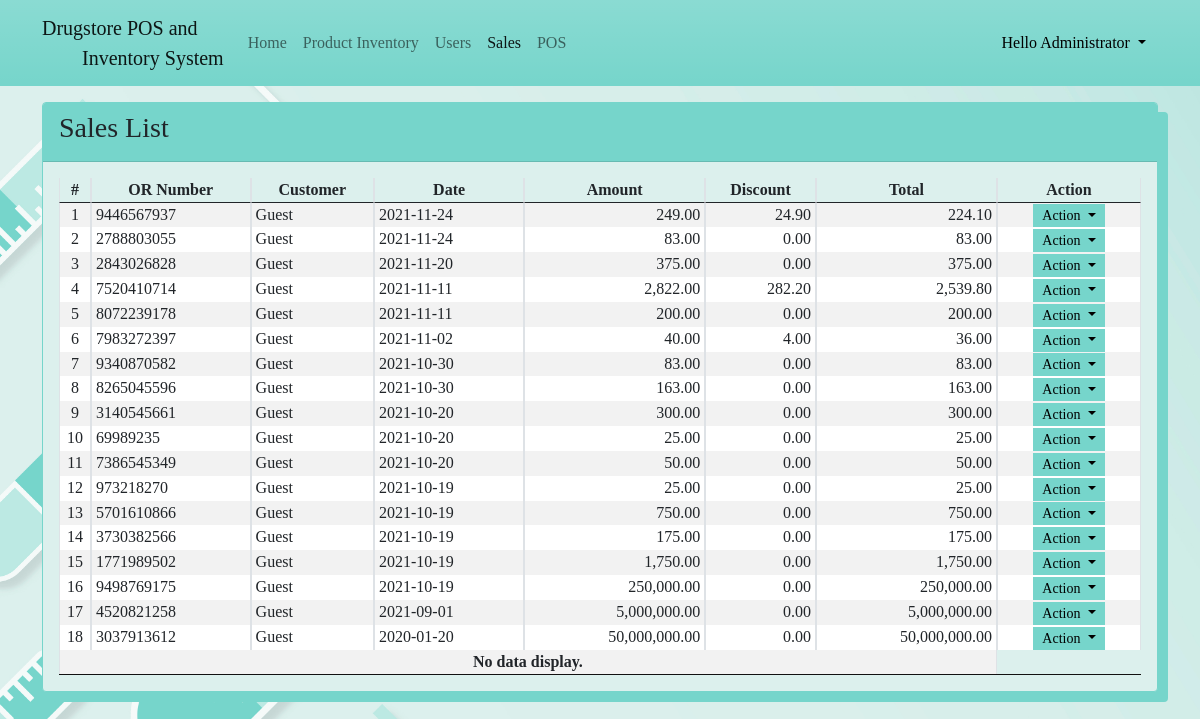
Screenshot of /?page=sales (signed in) with the database file from the repository.
### tables this page shows
CREATE TABLE "transaction_list" (
	"transaction_id"	INTEGER NOT NULL,
	"or_number"	TEXT NOT NULL,
	"customer_name"	TEXT NOT NULL,
	"total_amount"	REAL NOT NULL DEFAULT 0,
	"amount_tendered"	REAL NOT NULL DEFAULT 0,
	"amount_change"	REAL NOT NULL DEFAULT 0,
	"discount_percentage"	REAL NOT NULL DEFAULT 0,
	"discount_amount"	REAL NOT NULL DEFAULT 0,
	"date_created"	TEXT NOT NULL,
	"date_updated"	TIMESTAMP,
	"user_id"	INTEGER NOT NULL,
	PRIMARY KEY("transaction_id" AUTOINCREMENT),
	FOREIGN KEY("user_id") REFERENCES "user_list"("user_id")
);

### sales.php (the view, shortened to what this page needs)
<div class="card">
    <div class="card-header d-flex justify-content-between">
        <h3 class="card-title">Sales List</h3>
    </div>
    <div class="card-body">
        <table class="table table-hover table-striped table-bordered">
            <thead>
                <tr>
                    <th class="text-center p-0">#</th>
                    <th class="text-center p-0">OR Number</th>
                    <th class="text-center p-0">Customer</th>
					<th class="text-center p-0">Date</th>
                    <th class="text-center p-0">Amount</th>
                    <th class="text-center p-0">Discount</th>
                    <th class="text-center p-0">Total</th>
                    <th class="text-center p-0">Action</th>
                </tr>
            </thead>
            <tbody>
                <?php
                $sql = "SELECT * FROM `transaction_list` order by strftime('%s', `date_created`) desc";
                $qry = $conn->query($sql);
                $i = 1;
                    while($row = $qry->fetchArray()):
                ?>
                <tr>
                    <td class="text-center p-0"><?php echo $i++; ?></td>
                    <td class="py-0 px-1"><?php echo $row['or_number'] ?></td>
                    <td class="py-0 px-1"><?php echo $row['customer_name'] ?></td>
					<td class="py-0 px-1"><?php echo $row['date_created'] ?></td>
                    <td class="py-0 px-1 text-end"><?php echo number_format($row['total_amount'] + $row['discount_amount'],2)?></td>
                    <td class="py-0 px-1 text-end"><?php echo number_format($row['discount_amount'],2) ?></td>
                    <td class="py-0 px-1 text-end"><?php echo number_format($row['total_amount'],2) ?></td>
                    <th class="text-center py-0 px-1">
                        <div class="btn-group" role="group">
                            <button id="btnGroupDrop1" type="button" class="btn dropdown-toggle btn-sm rounded-0 py-0" data-bs-toggle="dropdown" aria-expanded="false">
                            Action
                            </button>
                        </div>
                    </th>
                </tr>
                <?php endwhile; ?>
                <?php if(!$qry->fetchArray()): ?>
                    <tr>
                        <th class="text-center p-0" colspan="7">No data display.</th>
                    </tr>
                <?php endif; ?>
            </tbody>
        </table>
    </div>
</div>

### index.php (shortened to what this page needs)
<?php
$page = isset($_GET['page']) ? $_GET['page'] : 'pos';
?>
<!DOCTYPE html>
<html lang="en">
<head>
    <link rel="stylesheet" href="css/bootstrap.min.css">
    <link rel="stylesheet" href="jquery-ui/jquery-ui.min.css">
    <link rel="stylesheet" href="DataTables/datatables.min.css">
</head>
<body>
    <main>
    <nav class="navbar navbar-expand-lg navbar-light bg-gradient" id="topNavBar">
        <div class="container">
            <a class="navbar-brand" href="#">
            Drugstore POS and <br>&nbsp&nbsp&nbsp&nbsp&nbsp&nbsp&nbsp Inventory System
            </a>
            <div class="collapse navbar-collapse" id="navbarNav">
                <ul class="navbar-nav">
                    <?php if($_SESSION['type'] == 1): ?>
                    <li class="nav-item">
                        <a class="nav-link <?php echo ($page == 'home')? 'active' : '' ?>" aria-current="page" href="./?page=home">Home</a>
                    </li>
                    <li class="nav-item">
                        <a class="nav-link <?php echo ($page == 'products')? 'active' : '' ?>" aria-current="page" href="./?page=products">Product Inventory</a>
                    </li>
                    <li class="nav-item">
                        <a class="nav-link <?php echo ($page == 'users')? 'active' : '' ?>" aria-current="page" href="./?page=users">Users</a>
                    </li>
                    <li class="nav-item">
                        <a class="nav-link <?php echo ($page == 'sales')? 'active' : '' ?>" aria-current="page" href="./?page=sales">Sales</a>
                    </li>
                    <?php endif; ?>
                    <li class="nav-item">
                    <a class="nav-link <?php echo ($page == 'pos')? 'active' : '' ?>" aria-current="page" href="./?page=pos">POS</a>
                    </li>
                </ul>
            </div>
            <div>
            <div class="dropdown">
                <button class="btn btn-secondary dropdown-toggle bg-transparent border-0" type="button" id="dropdownMenuButton1" data-bs-toggle="dropdown" aria-expanded="false">
                    Hello <?php echo $_SESSION['fullname'] ?>
                </button>
            </div>
            </div>
        </div>
    </nav>
    <div class="container py-3" id="page-container">
        <?php
            include $page.'.php';
        ?>
    </div>
    </main>
</body>
</html>

### index.php (style rules this page uses)
html,body { height:100%; width:100%; }
nav { background-color: #76d5cb; }
.navbar-brand, .nav-link, .btn { color: black; font-family: Bahnschrift; }
main { height:100%; display:flex; flex-flow:column; }
#page-container { flex: 1 1 auto; overflow:auto; }
#topNavBar { flex: 0 1 auto; }
a { color: black; }

### sales.php (style rules this page uses)
body { background-image: url("extra/bg.jpg"); background-size: cover; font-family: Bahnschrift; }
.card { background-color: #DCF0ED; border: 1px solid #76d5cb; box-shadow: 10px 10px #76d5cb; }
.btn { background-color: #76d5cb; }
.card-header { background-color: #76d5cb; }

### rows the page displays
transaction_list: or_number "9446567937", customer_name "Guest", date_created "2021-11-24", $row['total_amount'] + $row['discount_amount'] "249.00", discount_amount "24.90", total_amount "224.10"
transaction_list: or_number "2788803055", customer_name "Guest", date_created "2021-11-24", $row['total_amount'] + $row['discount_amount'] "83.00", discount_amount "0.00", total_amount "83.00"
transaction_list: or_number "2843026828", customer_name "Guest", date_created "2021-11-20", $row['total_amount'] + $row['discount_amount'] "375.00", discount_amount "0.00", total_amount "375.00"
transaction_list: or_number "7520410714", customer_name "Guest", date_created "2021-11-11", $row['total_amount'] + $row['discount_amount'] "2,822.00", discount_amount "282.20", total_amount "2,539.80"
transaction_list: or_number "8072239178", customer_name "Guest", date_created "2021-11-11", $row['total_amount'] + $row['discount_amount'] "200.00", discount_amount "0.00", total_amount "200.00"
transaction_list: or_number "7983272397", customer_name "Guest", date_created "2021-11-02", $row['total_amount'] + $row['discount_amount'] "40.00", discount_amount "4.00", total_amount "36.00"
transaction_list: or_number "9340870582", customer_name "Guest", date_created "2021-10-30", $row['total_amount'] + $row['discount_amount'] "83.00", discount_amount "0.00", total_amount "83.00"
transaction_list: or_number "8265045596", customer_name "Guest", date_created "2021-10-30", $row['total_amount'] + $row['discount_amount'] "163.00", discount_amount "0.00", total_amount "163.00"
transaction_list: or_number "3140545661", customer_name "Guest", date_created "2021-10-20", $row['total_amount'] + $row['discount_amount'] "300.00", discount_amount "0.00", total_amount "300.00"
transaction_list: or_number "69989235", customer_name "Guest", date_created "2021-10-20", $row['total_amount'] + $row['discount_amount'] "25.00", discount_amount "0.00", total_amount "25.00"
transaction_list: or_number "7386545349", customer_name "Guest", date_created "2021-10-20", $row['total_amount'] + $row['discount_amount'] "50.00", discount_amount "0.00", total_amount "50.00"
transaction_list: or_number "973218270", customer_name "Guest", date_created "2021-10-19", $row['total_amount'] + $row['discount_amount'] "25.00", discount_amount "0.00", total_amount "25.00"
transaction_list: or_number "5701610866", customer_name "Guest", date_created "2021-10-19", $row['total_amount'] + $row['discount_amount'] "750.00", discount_amount "0.00", total_amount "750.00"
transaction_list: or_number "3730382566", customer_name "Guest", date_created "2021-10-19", $row['total_amount'] + $row['discount_amount'] "175.00", discount_amount "0.00", total_amount "175.00"
transaction_list: or_number "1771989502", customer_name "Guest", date_created "2021-10-19", $row['total_amount'] + $row['discount_amount'] "1,750.00", discount_amount "0.00", total_amount "1,750.00"
transaction_list: or_number "9498769175", customer_name "Guest", date_created "2021-10-19", $row['total_amount'] + $row['discount_amount'] "250,000.00", discount_amount "0.00", total_amount "250,000.00"
transaction_list: or_number "4520821258", customer_name "Guest", date_created "2021-09-01", $row['total_amount'] + $row['discount_amount'] "5,000,000.00", discount_amount "0.00", total_amount "5,000,000.00"
transaction_list: or_number "3037913612", customer_name "Guest", date_created "2020-01-20", $row['total_amount'] + $row['discount_amount'] "50,000,000.00", discount_amount "0.00", total_amount "50,000,000.00"

### other values shown
$_SESSION['fullname'] "Administrator"
